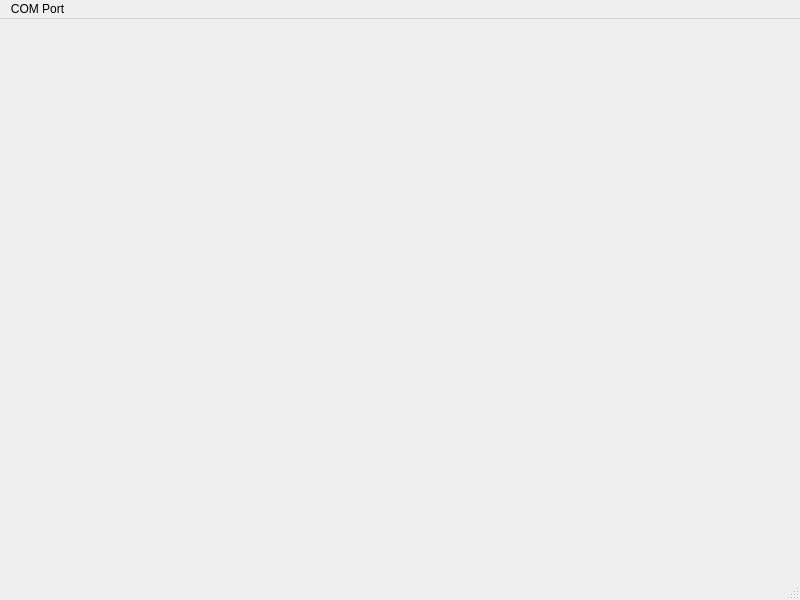
<?xml version="1.0" encoding="UTF-8"?>
<ui version="4.0">
 <class>MainWindow</class>
 <widget class="QMainWindow" name="MainWindow">
  <property name="geometry">
   <rect>
    <x>0</x>
    <y>0</y>
    <width>800</width>
    <height>600</height>
   </rect>
  </property>
  <property name="windowTitle">
   <string>MainWindow</string>
  </property>
  <widget class="QWidget" name="centralwidget"/>
  <widget class="QMenuBar" name="menubar">
   <property name="geometry">
    <rect>
     <x>0</x>
     <y>0</y>
     <width>800</width>
     <height>21</height>
    </rect>
   </property>
   <widget class="QMenu" name="menuComPort">
    <property name="title">
     <string>COM Port</string>
    </property>
    <addaction name="actionConnect"/>
    <addaction name="actionDisconnect"/>
   </widget>
   <addaction name="menuComPort"/>
  </widget>
  <widget class="QStatusBar" name="statusbar"/>
  <action name="actionConnect">
   <property name="text">
    <string>Connect</string>
   </property>
  </action>
  <action name="actionDisconnect">
   <property name="text">
    <string>Disconnect</string>
   </property>
  </action>
 </widget>
 <resources/>
 <connections/>
</ui>
